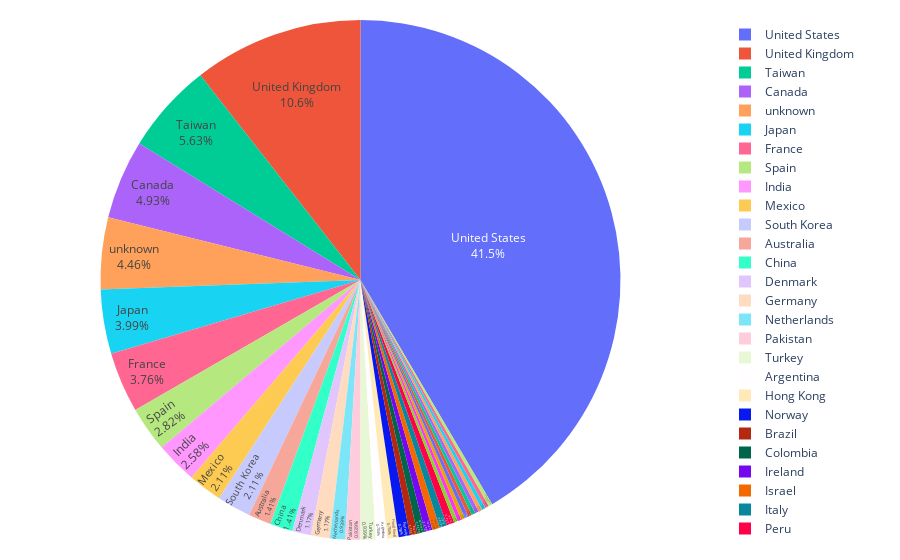

The notebook cell saved with this chart:
### Code cell
import plotly.graph_objects as go
ratio_total   = list(df[df['date_added_yr']==2016].groupby(['country_edit'],as_index=False).agg(country_edit_count=('show_id','count')).loc[:,'country_edit_count'])
labels_total  = list(df[df['date_added_yr']==2016].groupby(['country_edit'],as_index=False).agg(country_edit_count=('show_id','count')).loc[:,'country_edit'])

# pull is given as a fraction of the pie radius
fig = go.Figure(data=[go.Pie(labels=labels_total, values=ratio_total)])
fig.update_layout(margin=dict(t=20, b=20, l=10, r=20))
fig.update_traces(textposition='inside', textinfo='percent+label')
fig.show()

### Figure 1 — Plotly figure (JSON) as saved in the notebook; plotly's stock layout.template omitted (floating-point values rounded to 4 significant figures)
{"data": [{"labels": ["Argentina", "Australia", "Austria", "Belgium", "Brazil", "Canada", "Chile", "China", "Colombia", "Croatia", "Denmark", "France", "Germany", "Hong Kong", "Iceland", "India", "Ireland", "Israel", "Italy", "Japan", "Mexico", "Netherlands", "New Zealand", "Nigeria", "Norway", "Pakistan", "Peru", "Poland", "South Korea", "Spain", "Sweden", "Switzerland", "Taiwan", "Turkey", "United Arab Emirates", "United Kingdom", "United States", "unknown"], "textinfo": "percent+label", "textposition": "inside", "type": "pie", "values": [3, 6, 1, 1, 2, 21, 1, 6, 2, 1, 5, 16, 5, 3, 1, 11, 2, 2, 2, 17, 9, 4, 1, 1, 3, 4, 2, 1, 9, 12, 1, 1, 24, 4, 1, 45, 177, 19]}], "layout": {"margin": {"b": 20, "l": 10, "r": 20, "t": 20}}}
